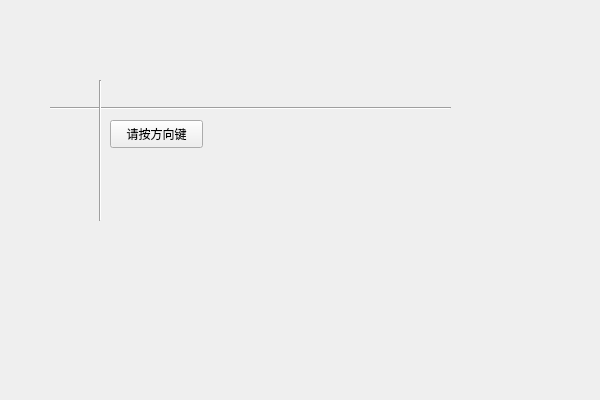
<?xml version="1.0" encoding="UTF-8"?>
<ui version="4.0">
 <class>MyWidgetClass</class>
 <widget class="QWidget" name="MyWidgetClass">
  <property name="geometry">
   <rect>
    <x>0</x>
    <y>0</y>
    <width>600</width>
    <height>400</height>
   </rect>
  </property>
  <property name="windowTitle">
   <string>MyWidget</string>
  </property>
  <widget class="Line" name="line">
   <property name="geometry">
    <rect>
     <x>50</x>
     <y>100</y>
     <width>401</width>
     <height>16</height>
    </rect>
   </property>
   <property name="orientation">
    <enum>Qt::Horizontal</enum>
   </property>
  </widget>
  <widget class="Line" name="line_2">
   <property name="geometry">
    <rect>
     <x>90</x>
     <y>80</y>
     <width>20</width>
     <height>141</height>
    </rect>
   </property>
   <property name="orientation">
    <enum>Qt::Vertical</enum>
   </property>
  </widget>
  <widget class="QPushButton" name="pushButton">
   <property name="geometry">
    <rect>
     <x>110</x>
     <y>120</y>
     <width>93</width>
     <height>28</height>
    </rect>
   </property>
   <property name="text">
    <string>请按方向键</string>
   </property>
  </widget>
 </widget>
 <layoutdefault spacing="6" margin="11"/>
 <resources>
  <include location="MyWidget.qrc"/>
 </resources>
 <connections/>
</ui>
